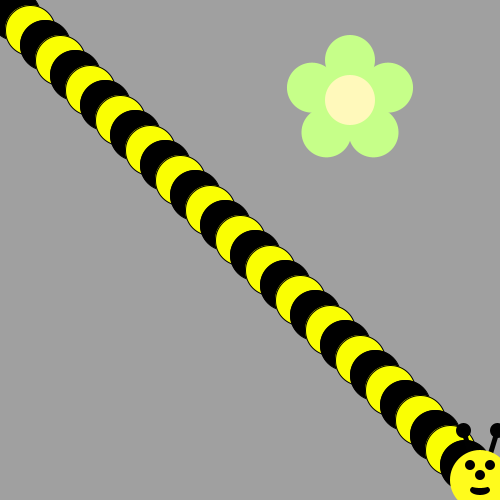
Frame 1 (no input)
Frame 60 (the mouse pressed at the canvas centre just before this capture): identical to frame 1, image omitted
Frame 120 (the mouse held since frame 60 and released just before this capture): identical to frame 1, image omitted

The Processing sketch that drew this single still picture (run headless with seeded random() and noise(); from frame 60 on, the mouse is pressed at the canvas centre):

// Processing sketch: bumblebee
// ── bumblebee.pde
void draw() {
/*Use a loop to make a body for the Bee!
Then put his head on using drawBeeFace(x,y)
Use Modulo to make the colors alternate 
*/
}

void drawFlower(int x, int y) {
     noStroke();
     translate(x, y);
     // draw 5 petals, rotating after each one<
     fill(#c6ff89);      // green
      for (int i = 0; i < 5; i++) {
           ellipse(0, -40, 50, 50);
          rotate(radians(72));
     }
     fill(#fff9bb); // light yellow
     ellipse(0, 0, 50, 50);
} 
void drawBeeFace(int BeeFaceX, int BeeFaceY) {
     noStroke();
     fill(0, 0, 0);
     stroke(1);
     strokeWeight(5);
     line(BeeFaceX-10, BeeFaceY-27, BeeFaceX-17, BeeFaceY-50);
     line(BeeFaceX+10, BeeFaceY-27, BeeFaceX+17, BeeFaceY-50);
     ellipse(BeeFaceX-17, BeeFaceY-50, 10, 10);
     ellipse(BeeFaceX+17, BeeFaceY-50, 10, 10);
     noStroke();
     fill(255, 251, 28);
     ellipse(BeeFaceX, BeeFaceY, 60, 60); // face
     fill(255, 237, 209);
     fill(0,0,0);
      ellipse(BeeFaceX-10, BeeFaceY-15, 10, 10); // eyes
     ellipse(BeeFaceX+10, BeeFaceY-15, 10, 10);
      ellipse(BeeFaceX, BeeFaceY-5, 10, 10); // nose
      ellipse(BeeFaceX, BeeFaceY+10, 20, 10);// mouth
     fill(255, 251, 28);
     ellipse(BeeFaceX, BeeFaceY+5, 20, 6);
}

void setup() {
     ellipseMode(CENTER);
     size(500, 500);
     background(160, 160, 160);
     for(int i = 1; i<32; i++){
       if(i%2==0){
          fill(250,255,3); 
       }
       else{
         fill(0,0,0);
       }
     
     ellipse(15*i,15*i,50,50);
     }
     drawBeeFace(480,480);
     drawFlower(350, 100);
}
